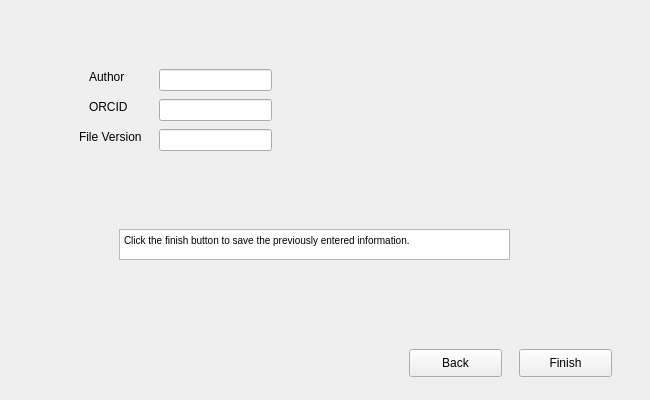
<?xml version="1.0" encoding="UTF-8"?>
<ui version="4.0">
 <class>MainWindow</class>
 <widget class="QMainWindow" name="MainWindow">
  <property name="geometry">
   <rect>
    <x>0</x>
    <y>0</y>
    <width>650</width>
    <height>400</height>
   </rect>
  </property>
  <property name="minimumSize">
   <size>
    <width>650</width>
    <height>400</height>
   </size>
  </property>
  <property name="maximumSize">
   <size>
    <width>650</width>
    <height>400</height>
   </size>
  </property>
  <property name="windowTitle">
   <string>Welcome to PyKED</string>
  </property>
  <property name="windowIcon">
   <iconset>
    <normaloff>../../../PyKED-Master/logo/pyked-logo.png</normaloff>../../../PyKED-Master/logo/pyked-logo.png</iconset>
  </property>
  <widget class="QWidget" name="mainWidget">
   <property name="enabled">
    <bool>true</bool>
   </property>
   <widget class="QStackedWidget" name="stackedWidget">
    <property name="geometry">
     <rect>
      <x>-1</x>
      <y>-1</y>
      <width>661</width>
      <height>401</height>
     </rect>
    </property>
    <property name="currentIndex">
     <number>1</number>
    </property>
    <widget class="QWidget" name="page1">
     <widget class="QPushButton" name="backButton1">
      <property name="enabled">
       <bool>false</bool>
      </property>
      <property name="geometry">
       <rect>
        <x>410</x>
        <y>350</y>
        <width>93</width>
        <height>28</height>
       </rect>
      </property>
      <property name="text">
       <string>Back</string>
      </property>
     </widget>
     <widget class="QPushButton" name="nextButton1">
      <property name="geometry">
       <rect>
        <x>520</x>
        <y>350</y>
        <width>93</width>
        <height>28</height>
       </rect>
      </property>
      <property name="text">
       <string>Next</string>
      </property>
     </widget>
     <widget class="QTextEdit" name="textEdit">
      <property name="geometry">
       <rect>
        <x>60</x>
        <y>130</y>
        <width>391</width>
        <height>51</height>
       </rect>
      </property>
      <property name="html">
       <string>&lt;!DOCTYPE HTML PUBLIC &quot;-//W3C//DTD HTML 4.0//EN&quot; &quot;http://www.w3.org/TR/REC-html40/strict.dtd&quot;&gt;
&lt;html&gt;&lt;head&gt;&lt;meta name=&quot;qrichtext&quot; content=&quot;1&quot; /&gt;&lt;style type=&quot;text/css&quot;&gt;
p, li { white-space: pre-wrap; }
&lt;/style&gt;&lt;/head&gt;&lt;body style=&quot; font-family:'MS Shell Dlg 2'; font-size:7.8pt; font-weight:400; font-style:normal;&quot;&gt;
&lt;p style=&quot; margin-top:0px; margin-bottom:0px; margin-left:0px; margin-right:0px; -qt-block-indent:0; text-indent:0px;&quot;&gt;Welcome to PyKED. This dialog will prompt you to enter important information in order to correctly log calculated data.&lt;/p&gt;&lt;/body&gt;&lt;/html&gt;</string>
      </property>
     </widget>
    </widget>
    <widget class="QWidget" name="page2">
     <widget class="QPushButton" name="backButton2">
      <property name="geometry">
       <rect>
        <x>410</x>
        <y>350</y>
        <width>93</width>
        <height>28</height>
       </rect>
      </property>
      <property name="text">
       <string>Back</string>
      </property>
     </widget>
     <widget class="QPushButton" name="nextButton2">
      <property name="geometry">
       <rect>
        <x>520</x>
        <y>350</y>
        <width>93</width>
        <height>28</height>
       </rect>
      </property>
      <property name="text">
       <string>Finish</string>
      </property>
     </widget>
     <widget class="QLabel" name="label">
      <property name="geometry">
       <rect>
        <x>90</x>
        <y>70</y>
        <width>55</width>
        <height>16</height>
       </rect>
      </property>
      <property name="text">
       <string>Author</string>
      </property>
     </widget>
     <widget class="QLabel" name="label_2">
      <property name="geometry">
       <rect>
        <x>90</x>
        <y>100</y>
        <width>55</width>
        <height>16</height>
       </rect>
      </property>
      <property name="text">
       <string>ORCID</string>
      </property>
     </widget>
     <widget class="QLabel" name="label_3">
      <property name="geometry">
       <rect>
        <x>80</x>
        <y>130</y>
        <width>71</width>
        <height>16</height>
       </rect>
      </property>
      <property name="text">
       <string>File Version</string>
      </property>
     </widget>
     <widget class="QLineEdit" name="lineEdit">
      <property name="geometry">
       <rect>
        <x>160</x>
        <y>70</y>
        <width>113</width>
        <height>22</height>
       </rect>
      </property>
     </widget>
     <widget class="QLineEdit" name="lineEdit_2">
      <property name="geometry">
       <rect>
        <x>160</x>
        <y>100</y>
        <width>113</width>
        <height>22</height>
       </rect>
      </property>
     </widget>
     <widget class="QLineEdit" name="lineEdit_3">
      <property name="geometry">
       <rect>
        <x>160</x>
        <y>130</y>
        <width>113</width>
        <height>22</height>
       </rect>
      </property>
     </widget>
     <widget class="QTextEdit" name="textEdit_3">
      <property name="geometry">
       <rect>
        <x>120</x>
        <y>230</y>
        <width>391</width>
        <height>31</height>
       </rect>
      </property>
      <property name="html">
       <string>&lt;!DOCTYPE HTML PUBLIC &quot;-//W3C//DTD HTML 4.0//EN&quot; &quot;http://www.w3.org/TR/REC-html40/strict.dtd&quot;&gt;
&lt;html&gt;&lt;head&gt;&lt;meta name=&quot;qrichtext&quot; content=&quot;1&quot; /&gt;&lt;style type=&quot;text/css&quot;&gt;
p, li { white-space: pre-wrap; }
&lt;/style&gt;&lt;/head&gt;&lt;body style=&quot; font-family:'MS Shell Dlg 2'; font-size:7.8pt; font-weight:400; font-style:normal;&quot;&gt;
&lt;p style=&quot; margin-top:0px; margin-bottom:0px; margin-left:0px; margin-right:0px; -qt-block-indent:0; text-indent:0px;&quot;&gt;Click the finish button to save the previously entered information.&lt;/p&gt;&lt;/body&gt;&lt;/html&gt;</string>
      </property>
     </widget>
    </widget>
    <widget class="QWidget" name="page_3">
     <widget class="QPushButton" name="backButton2_2">
      <property name="geometry">
       <rect>
        <x>410</x>
        <y>340</y>
        <width>93</width>
        <height>28</height>
       </rect>
      </property>
      <property name="text">
       <string>Back</string>
      </property>
     </widget>
     <widget class="QPushButton" name="nextButton2_2">
      <property name="geometry">
       <rect>
        <x>520</x>
        <y>340</y>
        <width>93</width>
        <height>28</height>
       </rect>
      </property>
      <property name="text">
       <string>Finish</string>
      </property>
     </widget>
     <widget class="QTextEdit" name="textEdit_2">
      <property name="geometry">
       <rect>
        <x>130</x>
        <y>150</y>
        <width>391</width>
        <height>31</height>
       </rect>
      </property>
      <property name="html">
       <string>&lt;!DOCTYPE HTML PUBLIC &quot;-//W3C//DTD HTML 4.0//EN&quot; &quot;http://www.w3.org/TR/REC-html40/strict.dtd&quot;&gt;
&lt;html&gt;&lt;head&gt;&lt;meta name=&quot;qrichtext&quot; content=&quot;1&quot; /&gt;&lt;style type=&quot;text/css&quot;&gt;
p, li { white-space: pre-wrap; }
&lt;/style&gt;&lt;/head&gt;&lt;body style=&quot; font-family:'MS Shell Dlg 2'; font-size:7.8pt; font-weight:400; font-style:normal;&quot;&gt;
&lt;p style=&quot; margin-top:0px; margin-bottom:0px; margin-left:0px; margin-right:0px; -qt-block-indent:0; text-indent:0px;&quot;&gt;Click the finish button to save the previously entered information.&lt;/p&gt;&lt;/body&gt;&lt;/html&gt;</string>
      </property>
     </widget>
    </widget>
   </widget>
  </widget>
 </widget>
 <resources/>
 <connections/>
</ui>
